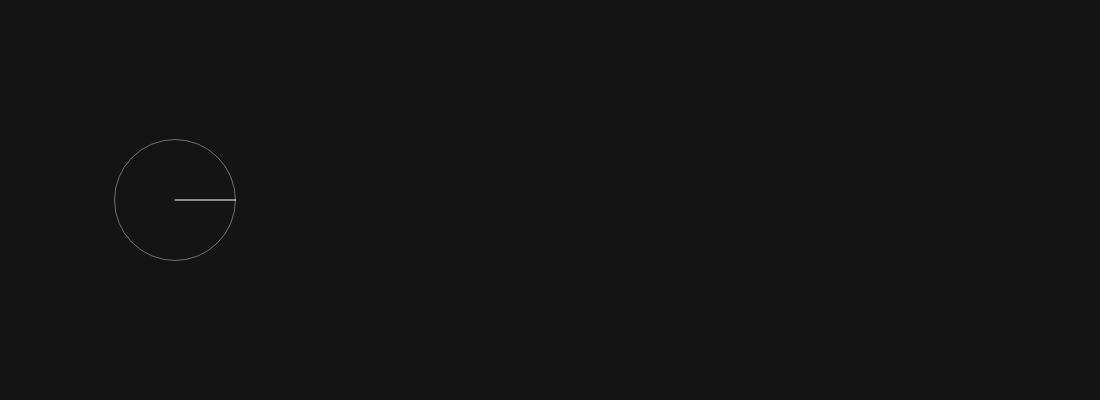
Frame 1 (no input)
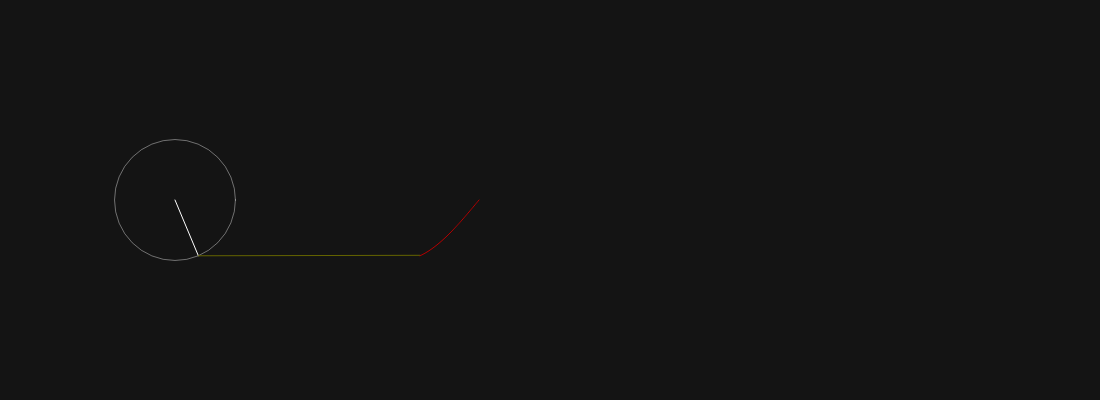
Frame 60 (no input)
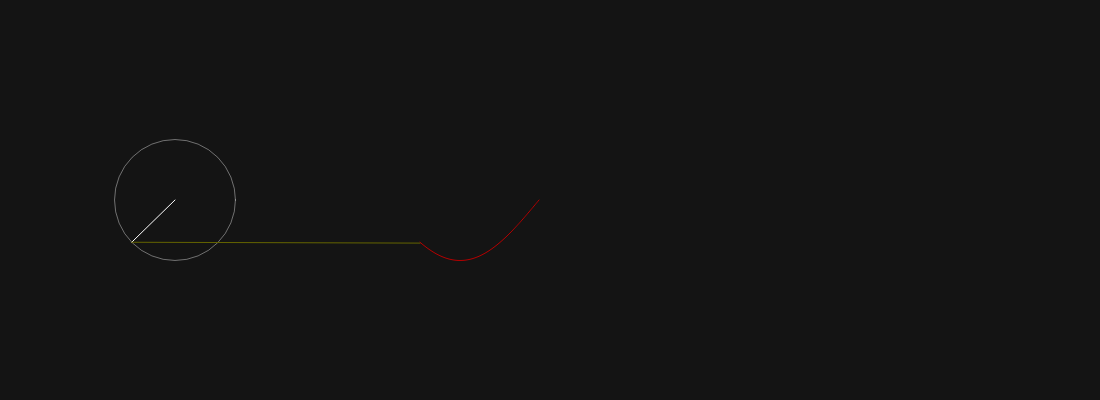
Frame 120 (the mouse pressed at the canvas centre since frame 60)

The p5.js sketch that drew these frames (run headless with seeded random() and noise() and a simulated clock; from frame 60 on, the mouse is pressed at the canvas centre):

// p5.js sketch
// ── sketch.js
let time = 0;
let wave = [];
let slider;
let slider1;
let Div;
let button;
let boolean = 0;
let s = 4;
let v;
function sawtooth(){
  boolean = 1;
  button.mousePressed(Square)
}
function Square(){
  boolean = 0;
  button.mousePressed(sawtooth)

}

function setup() {
  createCanvas(1100, 400);
  button = createButton('toggle(square/sawtooth)')
  button.position(170, 560)
  button.style('background-color', '#1B1D1D')
  button.style('color', '#ffffff')
  button.mousePressed(sawtooth)
  slider = createSlider(1, 25, 1);
  slider.position(200,450)
  slider1 = createSlider(1, 64, 1);
  slider1.position(200, 480)
  slider2 = createSlider(0, 80, 25);
  slider2.position(200,510)

  //Slider texts
  let txt1 = createDiv('Number of circles(n) : ')
  txt1.position(18, 452)
  txt1.style('color', '#ffffff')
  let txt2 = createDiv('Speed : ')
  txt2.position(131, 482)
  txt2.style('color', '#ffffff')
  let txt3 = createDiv('Size : ')
  txt3.position(141, 512)
  txt3.style('color', '#ffffff')



}

function draw() {
  let t = map(slider1.value(), 0, 100, 0.01, 1);
  background(20);
  translate(slider2.value() + 150,200)


  let x = 0
  let y = 0

  for(let i=1; i <= slider.value(); i++){
    px = x;
    py = y;
    if(boolean == 1){
      s = 4;
      v = slider2.value() + 40
      if (i % 2 != 0){
        n = -1 * i
      }else {
        n = i;
      }
    }else{
      n = (2 * i) - 1
      s = 2;
      v = slider2.value() + 70
    }
  let radius = v * (s /(n*PI));
  x += radius * cos(n* time);
  y += radius *  sin(n * time);


  stroke(255, 100)
  noFill()
  ellipse(px,py,radius * 2);
  stroke(255)
  line(px, py, x, y)
  fill(255,0,0);
  noStroke()
  //ellipse(x,y, 5)


}
  stroke(255)
  translate(220,0)
  stroke(100,100,0)
  line(x- 220, y, slider2.value(), wave[0] )
  wave.unshift(y);
  beginShape();
  stroke(120,0,0)
  noFill()
  stroke(180,0,0)

  for (let i = 0;i < wave.length;i++){
  vertex(slider2.value() + i,wave[i]);
}
  endShape();
  if (wave.length > 1100){
    wave.pop()
  }

  time += t;
}
